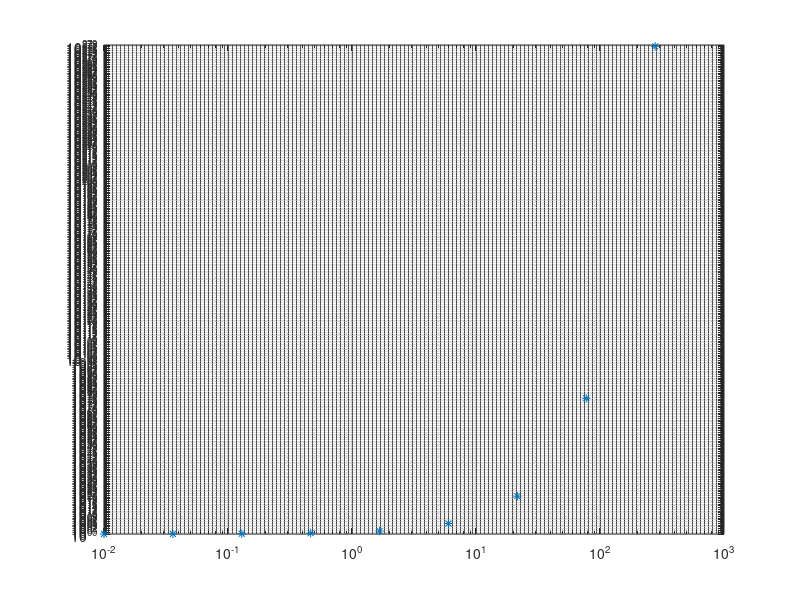

Write MATLAB code to recreate this figure.
x = logspace(-2,3,10);
% create a set of x- coordinates
y = 10.^x;
% create a set of y- coordinates
loglog(x,y,'*','MarkerFaceColor',[0 0.447 0.741])
% display x and y in a loglog plot. specify the line style as '*'. Specify the marker fill color as the RGB triplet [0 0.447 0.741]
grid on
% show the grid lines